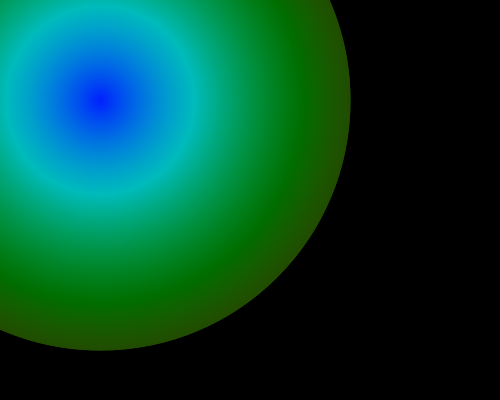
Frame 1 (no input)
Frame 60 (the mouse pressed at the canvas centre just before this capture): identical to frame 1, image omitted
Frame 120 (the mouse held since frame 60 and released just before this capture): identical to frame 1, image omitted

The Processing sketch that drew this single still picture (run headless with seeded random() and noise(); from frame 60 on, the mouse is pressed at the canvas centre):

// Processing sketch: e083_c_gradient
// ── e083_c_gradient.pde
void setup() {
  size(500, 400);
  colorMode(HSB, 100);
  noFill();
  strokeWeight(2);
  background(0);  

  color c1 = color(random(100), 100, 100);
  color c2 = color(random(100), 100, 30);

  float maxr = 500;
  for(int r = 0; r < maxr; r++) {
    float n = map(r, 0, maxr, 0, 1);
    color newc = lerpColor(c1, c2, n);
    stroke(newc);
    ellipse(100, 100, r, r);
  }  
}
void draw() {
}
